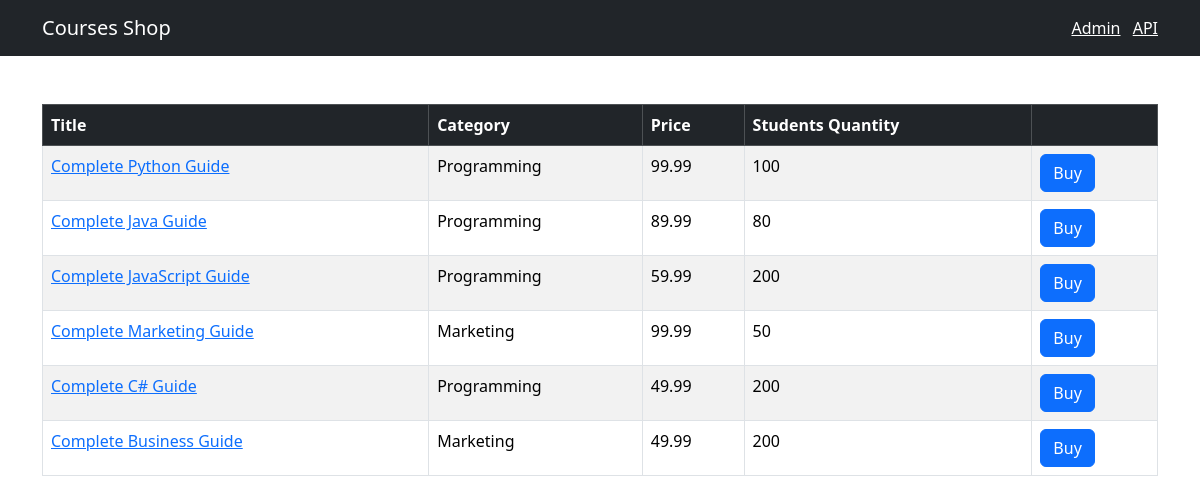
Before: / with the older database file.
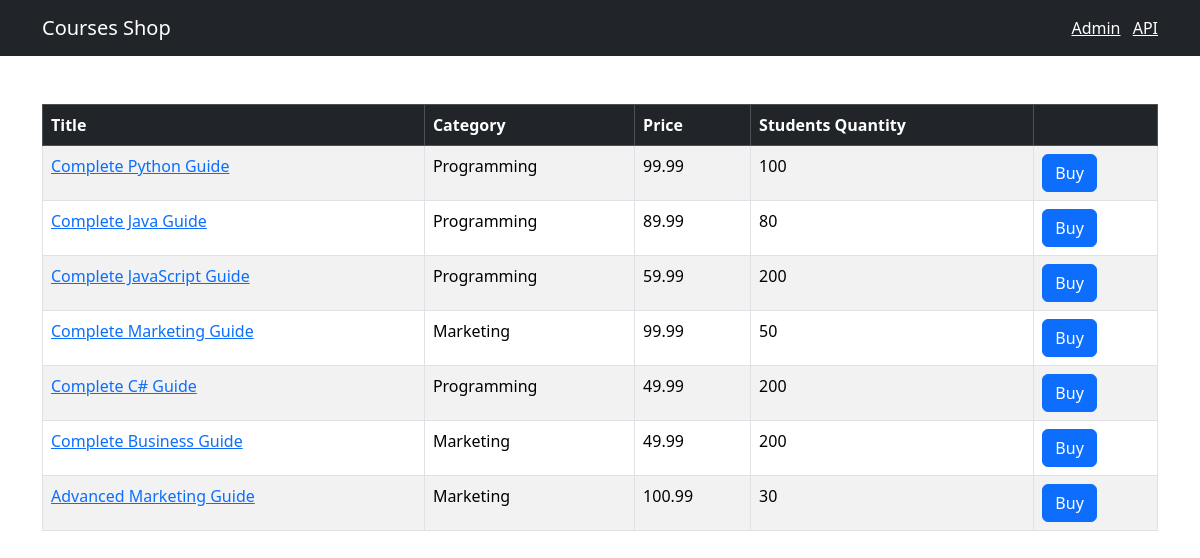
After: the same page with the newer database file.
### shop/models.py (models this page shows, shortened)
class Course(models.Model):
    title = models.CharField(max_length=300)
    price = models.FloatField()
    students_qty = models.IntegerField()
    reviews_qty = models.IntegerField()
    category = models.ForeignKey(Category, on_delete=models.CASCADE)
    created_at = models.DateTimeField(default=timezone.now)

class Category(models.Model):
    title = models.CharField(max_length=255)
    created_at = models.DateTimeField(default=timezone.now)
    def __str__(self):
        return self.title

### shop/views.py (the view)
# urls.py: path('', include(api.urls), name='index'),
def index(request):
    courses = Course.objects.all()
    return render(request, 'shop/courses.html', {'courses': courses})

### templates/shop/courses.html (shortened to what this page needs)
{% extends "base.html" %}
{% block content %}
<table class="table mt-5 table-bordered table-striped table-hover">
    <thead class="table-dark">
    <tr>
        <th>Title</th>
        <th>Category</th>
        <th>Price</th>
        <th>Students Quantity</th>
        <th></th>
    </tr>
    <tbody>
    {% for course in courses %}
    <tr>
        <td><a href={% url "shop:single_course" course.id %}>{{ course.title }}</a></td>
        <td>{{ course.category }}</td>
        <td>{{ course.price }}</td>
        <td>{{ course.students_qty }}</td>
        <td><button class="btn btn-primary">Buy</button></td>
    </tr>
    {% endfor %}
    </tbody>
    </thead></table>
{% endblock %}

Changed rows visible on the page:
added Course: title "Advanced Marketing Guide", category "Marketing", price "100.99", students_qty "30"
